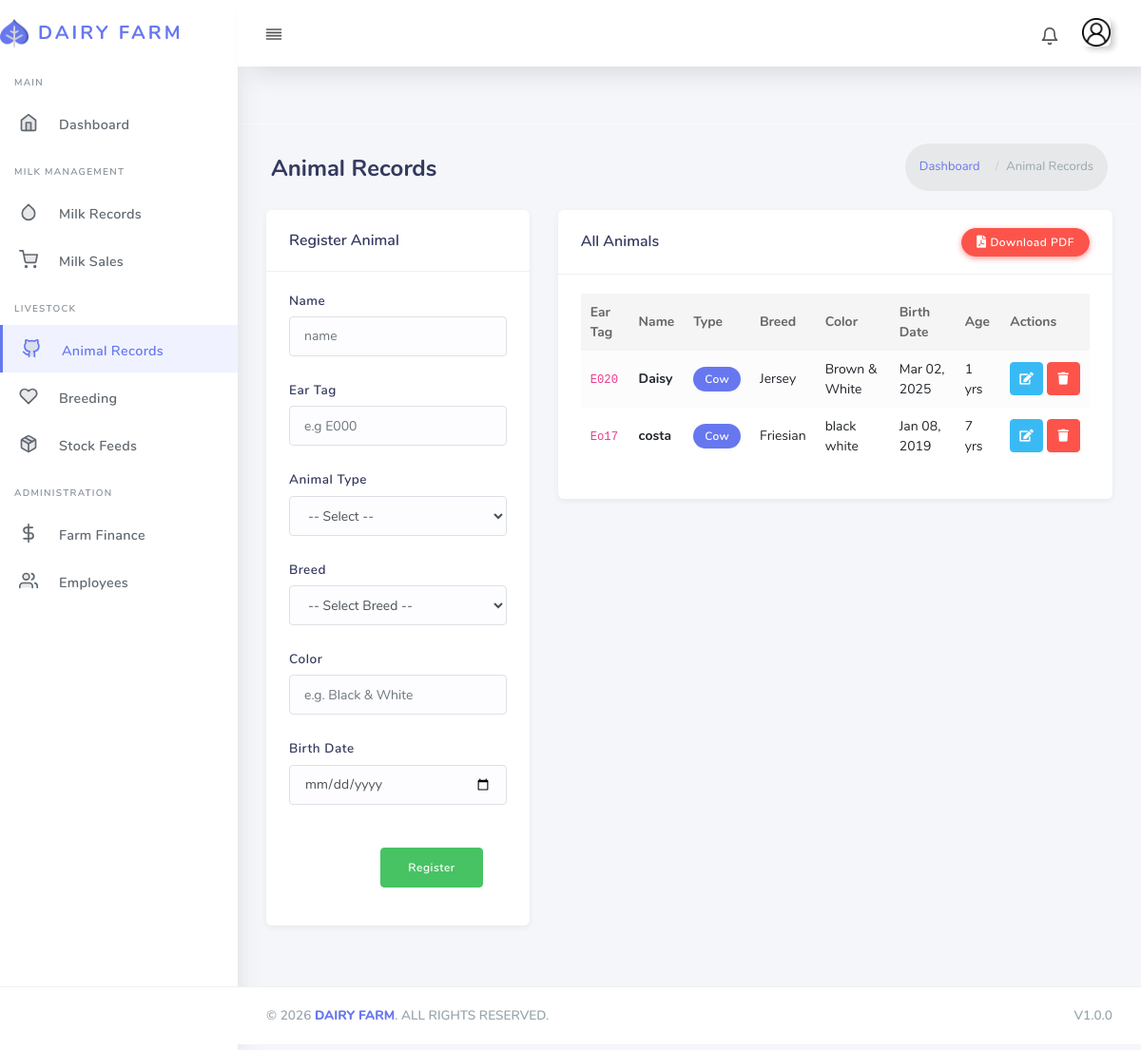
The page /animal_records/ (signed in) on the database its author committed.
### core/models.py (models this page shows, shortened)
class Animal(models.Model):
    animal_types = [
        ('Cow', 'Cow'),
        ('Calf', 'Calf'),
    ]
    breed_choices = [
        ('Friesian', 'Friesian'),
        ('Holstein', 'Holstein'),
        ('Jersey', 'Jersey'),
        ('Ayrshire', 'Ayrshire'),
        ('Guernsey', 'Guernsey'),
        ('Brown Swiss', 'Brown Swiss'),
        ('Sahiwal', 'Sahiwal'),
        ('Zebu', 'Zebu'),
        ('Crossbreed', 'Crossbreed'),
        ('Other', 'Other'),
    ]
    ear_tag = ShortUUIDField(unique=True, primary_key=True, length=3, max_length=20, alphabet="ABCDEFGHIJKLMNOPQRSTUVWXYZO123456789")
    cow_name = models.CharField(max_length=100)
    animal_type = models.CharField(max_length=10, default="Cow", choices=animal_types)
    breed = models.CharField(max_length=50, choices=breed_choices)
    color = models.CharField(max_length=30)
    birth_date = models.DateField()
    def age(self):
        today = date.today()
        age = today.year - self.birth_date.year - ((today.month, today.day) < (self.birth_date.month, self.birth_date.day))
        return age

### core/views.py (the view)
# urls.py: path("animal_records/", views.animal_records, name="animal-records"),
@login_required
def animal_records(request, ear_tag=None):
    animal = None
    if ear_tag:
        animal = get_object_or_404(Animal, ear_tag=ear_tag)
    if request.method == 'POST':
        form = AnimalForm(request.POST, instance=animal)
        if form.is_valid():
            form.save()
            return redirect('core:animal-records')
    else:
        form = AnimalForm(instance=animal)
    animals_list = Animal.objects.all().order_by('-birth_date')
    search_query = request.GET.get('search', '')
    animal_type_filter = request.GET.get('animal_type', '')
    if search_query:
        animals_list = animals_list.filter(
            Q(cow_name__icontains=search_query) |
            Q(ear_tag__icontains=search_query) |
            Q(breed__icontains=search_query)
        )
    if animal_type_filter:
        animals_list = animals_list.filter(animal_type=animal_type_filter)
    paginator = Paginator(animals_list, 10)
    page_number = request.GET.get('page')
    animals = paginator.get_page(page_number)
    context = {
        'form': form,
        'animals': animals,
        'animal': animal,
        'search_query': search_query,
        'animal_type_filter': animal_type_filter,
        'animal_types': Animal.animal_types,
        'breed_choices': Animal.breed_choices,
    }
    return render(request, 'core/animal_records.html', context)

### core/forms.py (shortened to what this page needs)
class AnimalForm(forms.ModelForm):
    class Meta:
        model = Animal
        fields = '__all__'
        widgets = {
            'birth_date': forms.DateInput(attrs={'type': 'date'}),
        }

### templates/core/animal_records.html (shortened to what this page needs)
{% extends "partials/base.html" %}
{% load static %}
{% block content %}
<div class="main-content">
  <section class="section">
    <div class="section-header">
      <h1>Animal Records</h1>
      <div class="section-header-breadcrumb">
        <div class="breadcrumb-item"><a href="{% url 'core:index' %}">Dashboard</a></div>
        <div class="breadcrumb-item active">Animal Records</div>
      </div>
    </div>
    <div class="section-body">
      <div class="row">
        <div class="col-12 col-md-5 col-lg-4">
          <div class="card">
            <div class="card-header">
              <h4>{% if animal %}Edit Animal{% else %}Register Animal{% endif %}</h4>
            </div>
            <div class="card-body">
              <form method="POST">
                <div class="form-group">
                  <label>Name</label>
                  <input type="text" name="cow_name" class="form-control" value="{{ animal.cow_name|default:'' }}" placeholder="name" required>
                </div>
                <div class="form-group">
                  <label>Ear Tag</label>
                  <input type="text" name="ear_tag" class="form-control" value="{{ animal.ear_tag|default:'' }}" placeholder="e.g E000">
                </div>
                <div class="form-group">
                  <label>Animal Type</label>
                  <select name="animal_type" class="form-control" required>
                    <option value="">-- Select --</option>
                  </select>
                </div>
                <div class="form-group">
                  <label>Breed</label>
                  <select name="breed" class="form-control" required>
                    <option value="">-- Select Breed --</option>
                  </select>
                </div>
                <div class="form-group">
                  <label>Color</label>
                  <input type="text" name="color" class="form-control" value="{{ animal.color|default:'' }}" placeholder="e.g. Black & White" required>
                </div>
                <div class="form-group">
                  <label>Birth Date</label>
                  <input type="date" name="birth_date" class="form-control" value="{{ animal.birth_date|date:'Y-m-d'|default:'' }}" required>
                </div>
                <div class="card-footer text-right">
                  {% if animal %}
                    <button type="submit" class="btn btn-update">Update</button>
                    <a href="{% url 'core:animal-records' %}" class="btn btn-cancel">Cancel</a>
                  {% else %}
                    <button type="submit" class="btn btn-save">Register</button>
                  {% endif %}
                </div>
              </form>
            </div>
          </div>
        </div>
        <div class="col-12 col-md-7 col-lg-8">
          <div class="card">
            <div class="card-header d-flex justify-content-between align-items-center">
              <h4>All Animals</h4>
              <button onclick="downloadPDF('animalTable', 'Animal Records')" class="btn btn-sm btn-danger"><i class="fas fa-file-pdf mr-1"></i>Download PDF</button>
            </div>
            <div class="card-body">
              <div class="table-responsive">
                <table class="table table-striped" id="animalTable">
                  <thead>
                    <tr>
                      <th>Ear Tag</th>
                      <th>Name</th>
                      <th>Type</th>
                      <th>Breed</th>
                      <th>Color</th>
                      <th>Birth Date</th>
                      <th>Age</th>
                      <th>Actions</th>
                    </tr>
                  </thead>
                  <tbody>
                    {% for animal in animals %}
                    <tr style="cursor:pointer;" onclick="window.location='{% url 'core:animal-records-edit' animal.ear_tag %}'">
                      <td><code>{{ animal.ear_tag }}</code></td>
                      <td><strong>{{ animal.cow_name }}</strong></td>
                      <td>
                        <span class="badge badge-{{ animal.animal_type|lower }}">{{ animal.animal_type }}</span>
                      </td>
                      <td>{{ animal.breed }}</td>
                      <td>{{ animal.color }}</td>
                      <td>{{ animal.birth_date|date:"M d, Y" }}</td>
                      <td>{{ animal.age }} yrs</td>
                      <td onclick="event.stopPropagation();">
                        <a href="{% url 'core:animal-records-edit' animal.ear_tag %}" class="btn btn-action btn-edit" title="Edit"><i class="fas fa-edit"></i></a>
                        <a href="{% url 'core:animal-records-delete' animal.ear_tag %}" class="btn btn-action btn-del" title="Delete"><i class="fas fa-trash"></i></a>
                      </td>
                    </tr>
                    {% empty %}
                    <tr><td colspan="8" class="text-center text-muted">No animals registered</td></tr>
                    {% endfor %}
                  </tbody>
                </table>
              </div>
            </div>
          </div>
        </div>
      </div>
    </div>
  </section>
</div>
{% endblock content %}

### static/css/custom.css (style rules this page uses)
body { background: #f4f6f9; }
.section-header h1 { font-size: 1.5rem; font-weight: 700; color: #34395e; }
.main-content > .section { padding-top: 10px; }
.card { border: none; border-radius: 6px; box-shadow: 0 2px 6px rgba(0,0,0,0.06); margin-bottom: 24px; }
.card .card-header { border-bottom: 1px solid #f0f0f0; padding: 18px 24px; background: transparent; }
.card .card-header h4 { font-size: 1rem; font-weight: 600; color: #34395e; margin: 0; }
.card .card-body { padding: 20px 24px; }
.btn-action { display: inline-flex; align-items: center; justify-content: center; width: 32px; height: 32px; border-radius: 4px; padding: 0; font-size: 14px; transition: transform 0.15s ease; position: relative; z-index: 10; opacity: 1 !important; visibility: visible !important; pointer-events: auto !important; }
td:last-child { white-space: nowrap; }
.btn-edit { background-color: #3abaf4; border-color: #3abaf4; color: #fff; }
.btn-del { background-color: #fc544b; border-color: #fc544b; color: #fff; }
.form-group label { font-weight: 600; font-size: 0.85rem; color: #34395e; margin-bottom: 6px; }
.form-control { border-radius: 4px; border: 1px solid #dce0e6; padding: 8px 14px; font-size: 0.9rem; transition: border-color 0.2s ease, box-shadow 0.2s ease; }
select.form-control { height: 42px !important; appearance: auto; }
.card-footer { background: transparent; border-top: 1px solid #f0f0f0; padding: 15px 24px; }
.btn-save { background-color: #47c363; border-color: #47c363; color: #fff; font-weight: 600; padding: 8px 28px; border-radius: 4px; }
.table-striped tbody tr:nth-of-type(odd) { background-color: #fcfcfd; }
.badge-cow { background-color: #6777ef; color: #fff; }
.section-header { display: flex; align-items: center; justify-content: space-between; padding-bottom: 15px; }
.section-header-breadcrumb { display: flex; align-items: center; }
.breadcrumb-item + .breadcrumb-item::before { content: "/"; padding: 0 8px; color: #ccc; }
.breadcrumb-item a { color: #6777ef; font-weight: 500; }
.breadcrumb-item:last-child { color: #98a6ad; }

### rows shown on the page
Animal: ear_tag "E020", cow_name "Daisy", animal_type "Cow", breed "Jersey", color "Brown & White", birth_date "Mar 02, 2025", age "1"
Animal: ear_tag "Eo17", cow_name "costa", animal_type "Cow", breed "Friesian", color "black white", birth_date "Jan 08, 2019", age "7"
